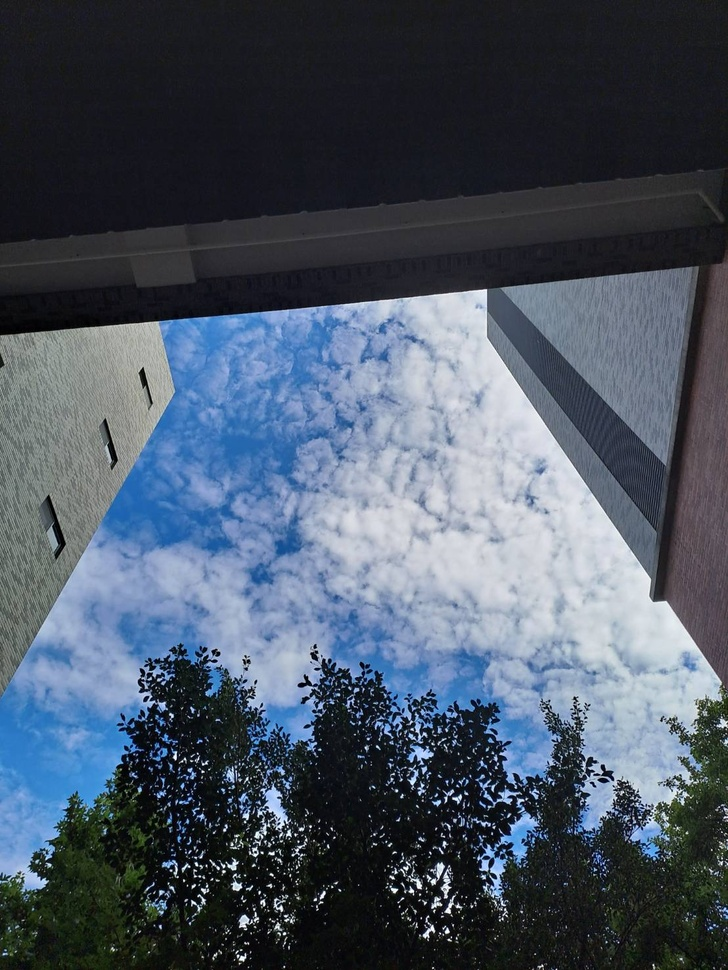
#> input picture images/original/01.jpg, 728 x 970 px, shrunk from 1108 x 1477 before the run
$ jupyter execute get_masked_image.ipynb
#> lines starting #> are read from the running program, lines starting #| are printed output that depends on the picture; after the words box and inside, x2 and y2 are one past the last pixel; in counts of white or black regions, pixels touching at a corner belong together
[cell 1]
#IMAGE　1
import cv2
import numpy as np
import matplotlib.pyplot as plt

img = cv2.imread('./images/original/01.jpg')
#> img is the input picture: shape (970, 728, 3); mean B, G, R 99.3, 84.9, 74
rgb = cv2.cvtColor(img, cv2.COLOR_BGR2RGB)

lower_color = np.array([90, 120, 200]) #play with the number to find the clouds on the image
upper_color = np.array([255, 255, 255])

mask = cv2.inRange(rgb, lower_color, upper_color)
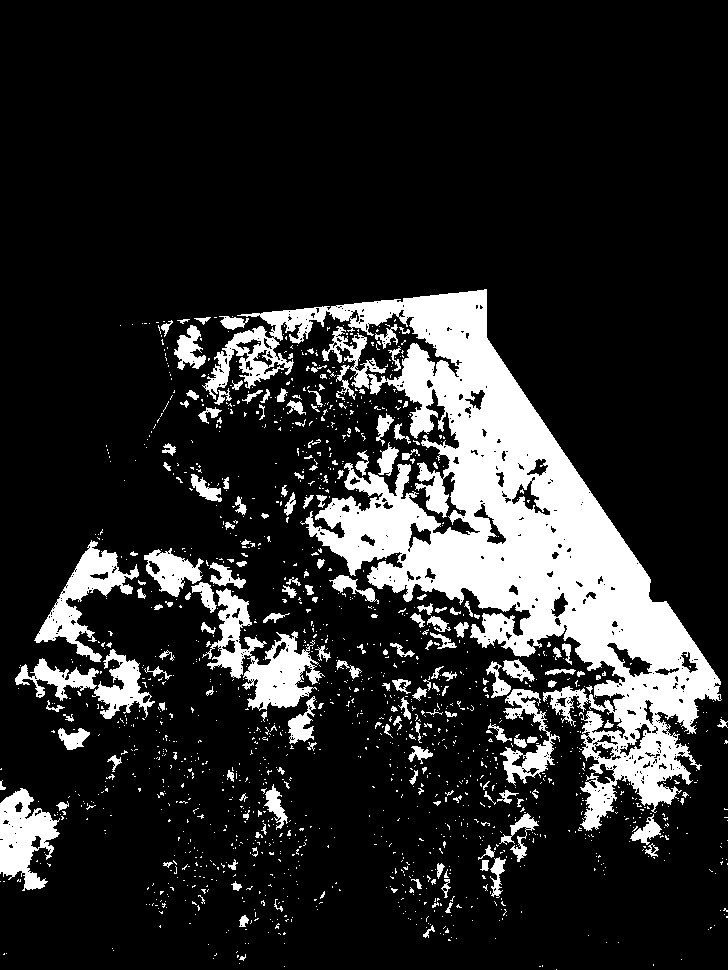
#> mask: shape (970, 728); 16.4% white; 1534 white regions (1347 under 20 px), largest, box (x1, y1, x2, y2) and area: (202, 289, 722, 831) 76276, (202, 588, 325, 711) 5301, (34, 540, 139, 662) 3740
result = cv2.bitwise_and(img, img, mask=mask)
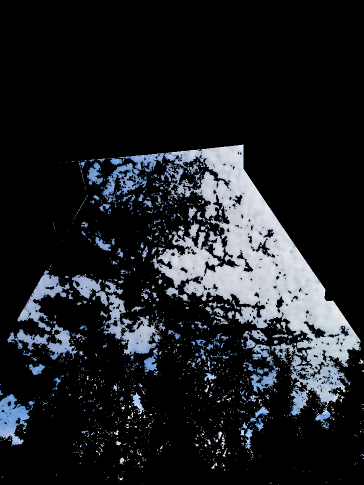
#> result: shape (970, 728, 3) (shown at 1/2 size); mean B, G, R 35.1, 31.4, 28.8
gray_sky = cv2.cvtColor(result, cv2.COLOR_BGR2GRAY)
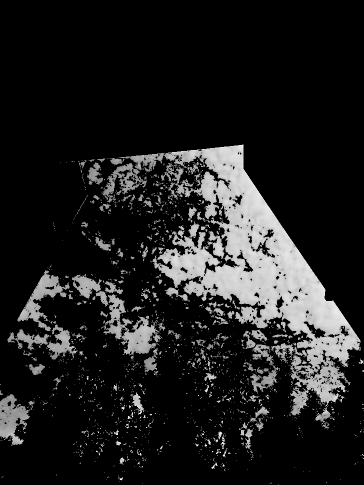
#> gray_sky: shape (970, 728) (shown at 1/2 size); min 0, max 255, mean 31
edges = cv2.Canny(gray_sky, 50, 100, apertureSize=3)
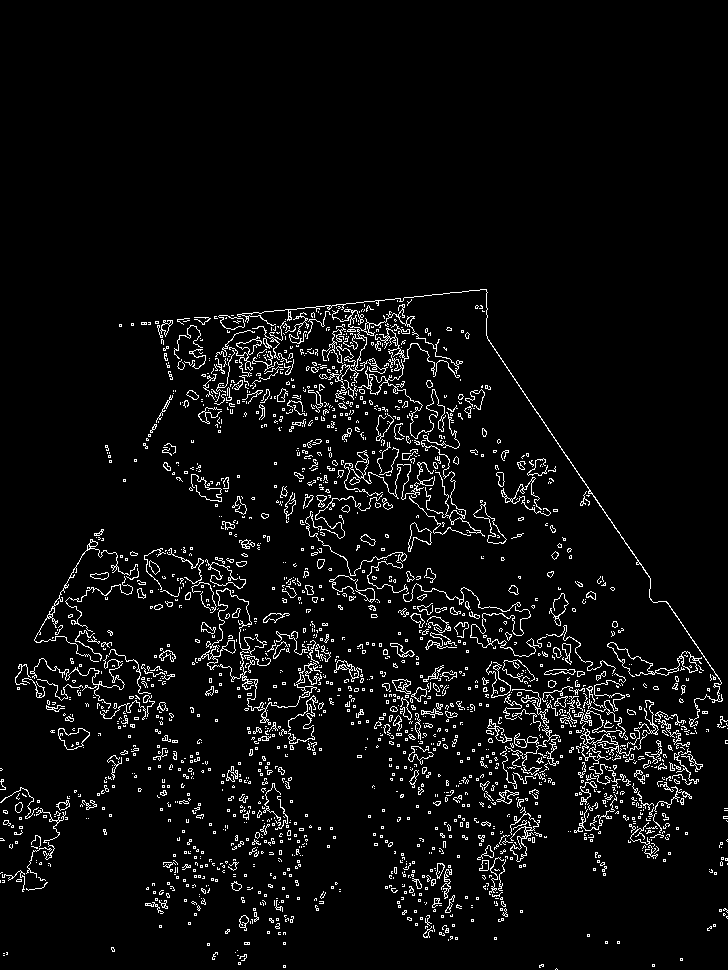
#> edges: shape (970, 728); 5% white in thin lines or dots, all inside (x1, y1, x2, y2) = (0, 289, 728, 970)

# Find contours in the edge image
contours, _ = cv2.findContours(edges, cv2.RETR_TREE, cv2.CHAIN_APPROX_SIMPLE)
#> contours = 3266 contours, 2990 with area under 20; largest, box (x1, y1, x2, y2) and area: (358, 328, 446, 439) 421, (58, 728, 90, 750) 404, (58, 728, 90, 750) 384, (473, 502, 507, 544) 342, (607, 642, 702, 677) 329
cv2.drawContours(img, contours, -1, (0, 255, 0), 2)
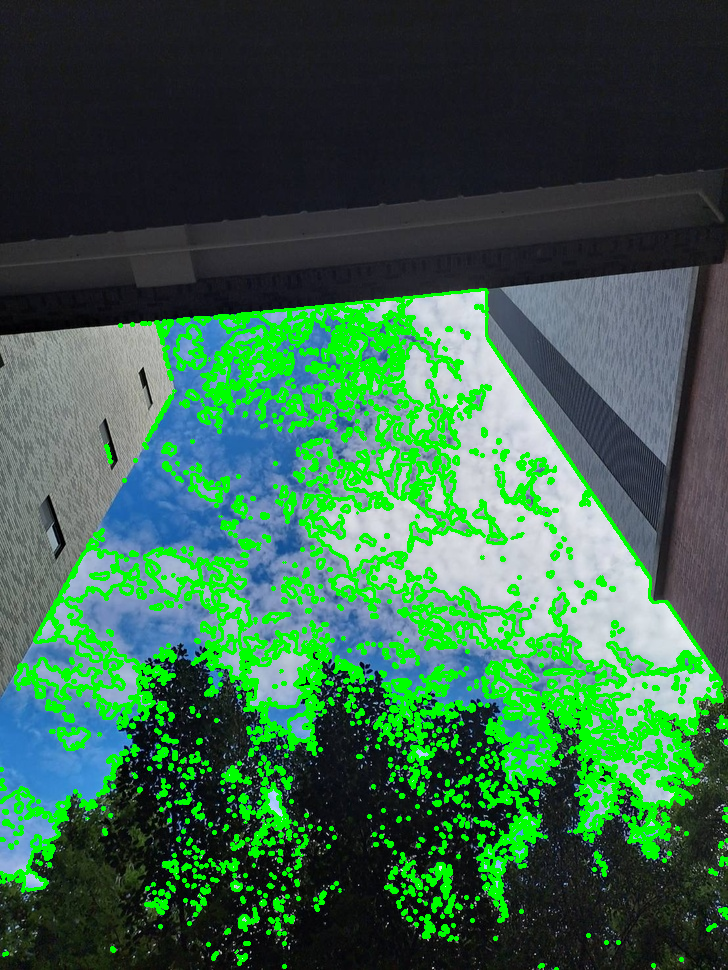
#> img: shape (970, 728, 3); 14.87% of pixels changed, all inside (x1, y1, x2, y2) = (0, 288, 728, 970)

# cv2.imwrite('./images/mask/01.jpg', mask)

fig, ax = plt.subplots(1, 3, figsize=(20,15))
ax[0].imshow(mask, cmap='gray')
ax[0].set_title('mask')
ax[0].axis('off')
ax[1].imshow(edges, cmap='gray')
ax[1].set_title('edges')
ax[1].axis('off')
ax[2].imshow(cv2.cvtColor(img, cv2.COLOR_BGR2RGB))
ax[2].set_title('result')
ax[2].axis('off')
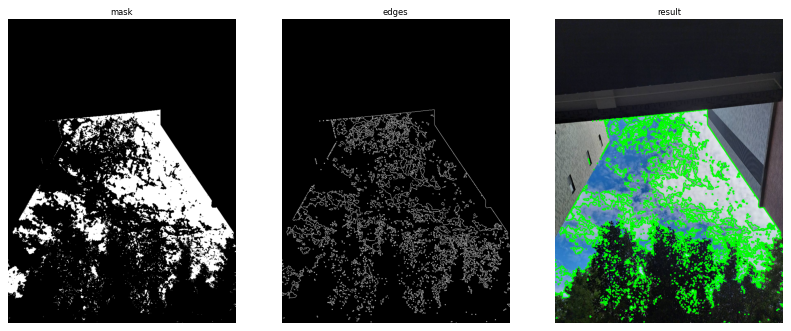
#> figure drawn by matplotlib, 3 panels

$ run again, with images/original/02.jpg copied over images/original/01.jpg
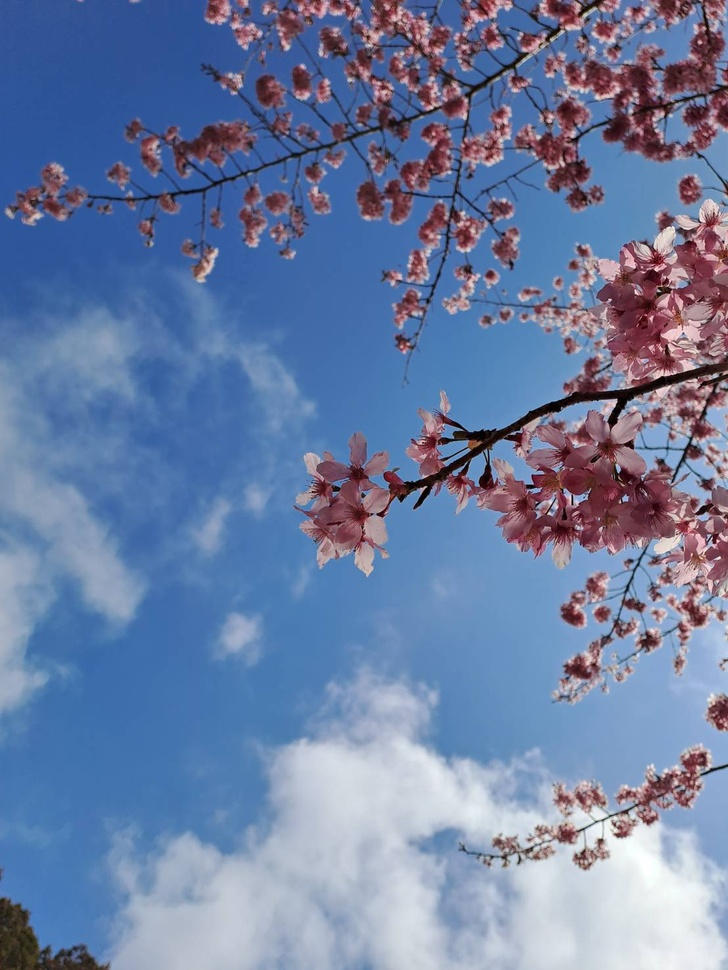
#> input picture images/original/02.jpg, 728 x 970 px, shrunk from 1108 x 1477 before the run
#> img is the input picture: shape (970, 728, 3); mean B, G, R 163.3, 126.1, 108.2
#> `mask = cv2.inRange(rgb, lower_color, upper_color)`:
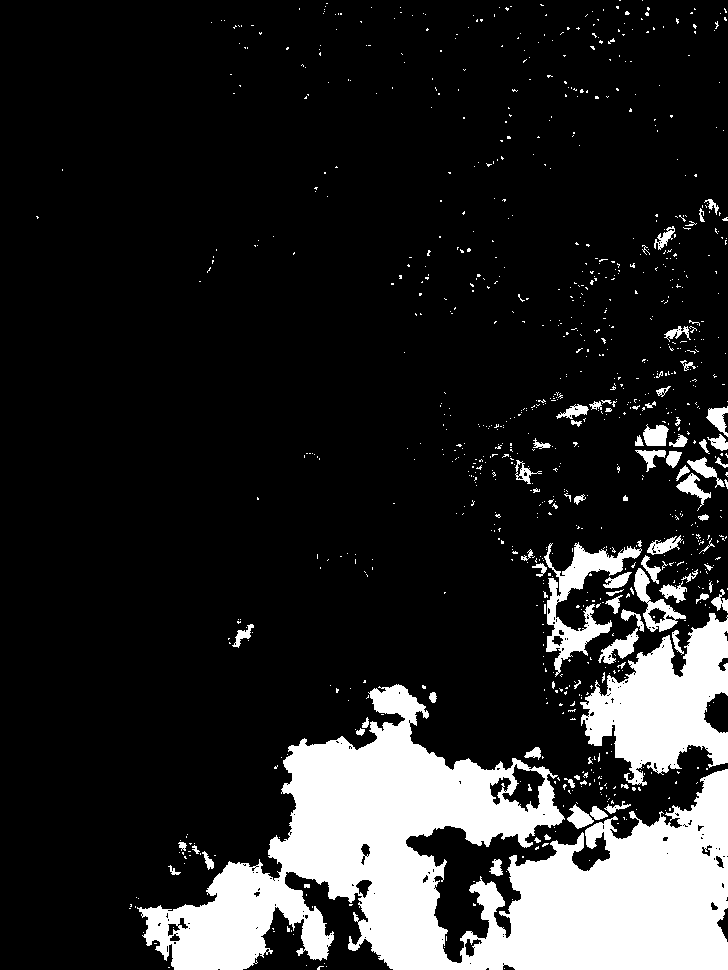
#> mask: shape (970, 728); 15.6% white; 952 white regions (871 under 20 px), largest, box (x1, y1, x2, y2) and area: (137, 684, 728, 970) 80373, (580, 613, 728, 786) 13688, (544, 542, 642, 677) 3680
#> edges: shape (970, 728); 2.5% white in thin lines or dots
#> contours = 1779 contours, 1666 with area under 20; largest, box (x1, y1, x2, y2) and area: (633, 567, 686, 632) 1198, (633, 567, 686, 632) 1144, (502, 764, 545, 812) 1026, (502, 764, 545, 812) 997, (567, 804, 594, 829) 346
#> img: shape (970, 728, 3); 7.73% of pixels changed, all inside (x1, y1, x2, y2) = (35, 0, 728, 970)
#> `[cell 1] #IMAGE　1 import cv2 import numpy as np import matplotlib.pypl..`:
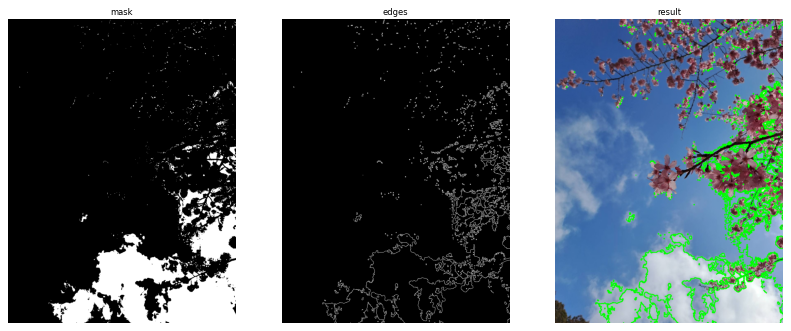
#> figure drawn by matplotlib, 3 panels

$ run again, with images/original/03.jpg copied over images/original/01.jpg
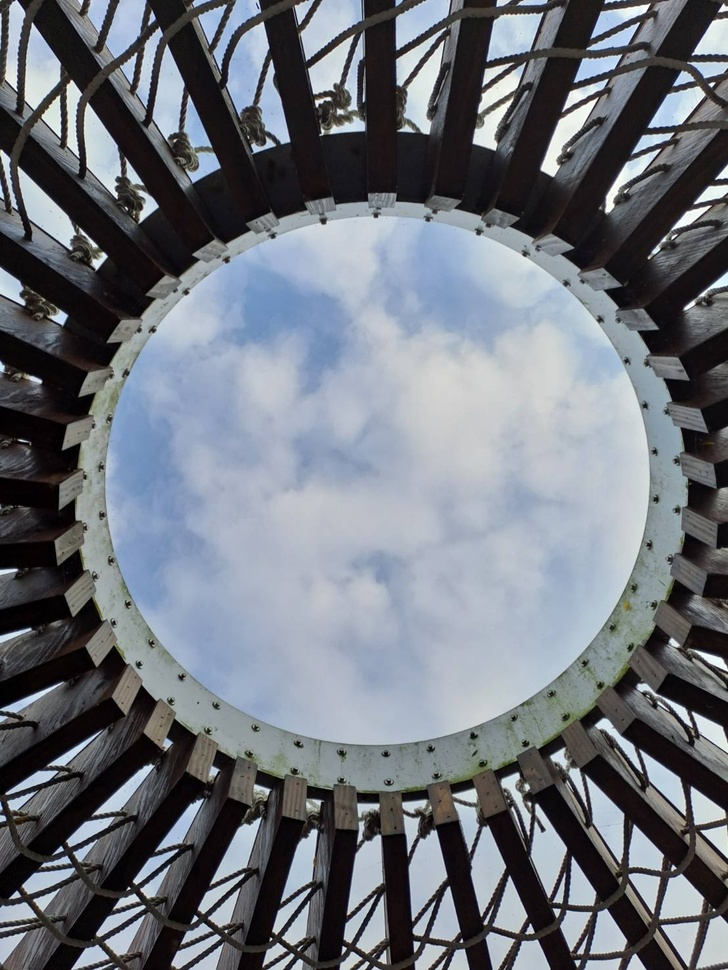
#> input picture images/original/03.jpg, 728 x 970 px, shrunk from 1108 x 1477 before the run
#> img is the input picture: shape (970, 728, 3); mean B, G, R 125.1, 117.1, 112
#> `mask = cv2.inRange(rgb, lower_color, upper_color)`:
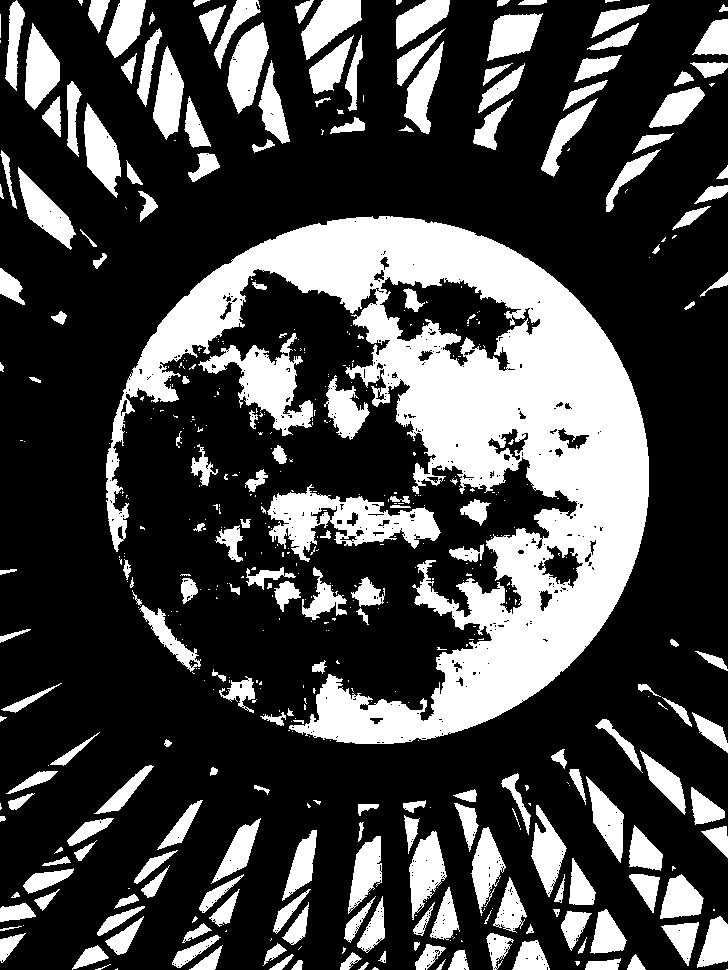
#> mask: shape (970, 728); 28% white; 524 white regions (320 under 20 px), largest, box (x1, y1, x2, y2) and area: (106, 216, 649, 744) 96344, (267, 484, 441, 562) 5812, (198, 333, 313, 436) 4252
#> edges: shape (970, 728); 4.6% white in thin lines or dots
#> contours = 1542 contours, 1280 with area under 20; largest, box (x1, y1, x2, y2) and area: (226, 22, 270, 114) 2284, (226, 22, 270, 114) 2260, (83, 103, 122, 198) 1951, (83, 104, 122, 198) 1904, (17, 167, 76, 250) 1856
#> img: shape (970, 728, 3); 14.95% of pixels changed, all inside (x1, y1, x2, y2) = (0, 0, 728, 970)
#> `[cell 1] #IMAGE　1 import cv2 import numpy as np import matplotlib.pypl..`:
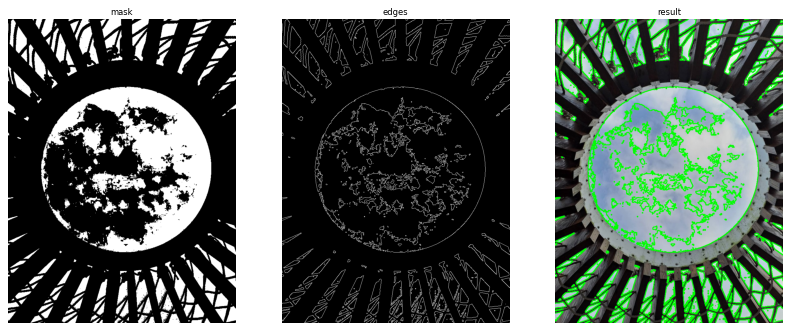
#> figure drawn by matplotlib, 3 panels
